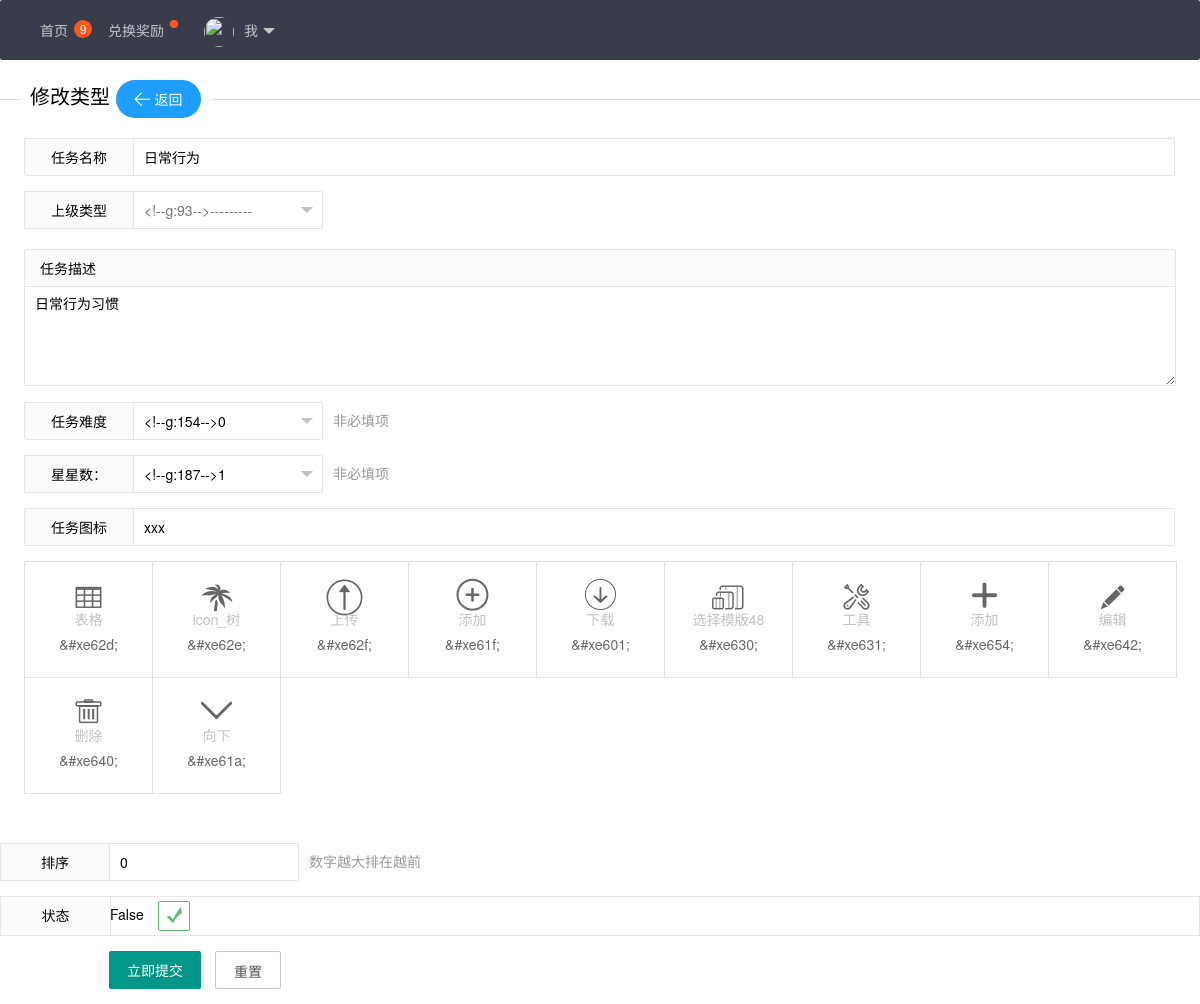
Screenshot of /bkz/typeedit/1 with the database file from the repository.
### v1/models.py (models this page shows)
class Type(MPTTModel):
    tname = models.CharField(u"类别名",max_length=30)
    t_pid = TreeForeignKey("self", blank=True, null=True, related_name="children",verbose_name='上级类型')
    info = models.TextField(u'描述', blank=True)
    difficulty = models.IntegerField(u'难度值', blank=True,default=0)
    star = models.IntegerField(u'星星值', blank=True,default=0)
    icont = models.CharField(u"图标",max_length=30, blank=True)
    sort = models.IntegerField(u'排序值', blank=True, default=30)
    is_delete = models.BooleanField(u'是否删除')
    addtime = models.DateField(u'创建时间')
    uname = models.ForeignKey(Person)
    class MPTTMeta:
        parent_attr = 't_pid'
        order_insertion_by = 'sort'
    def __unicode__(self):
        return self.tname

### v1/views.py (the view, shortened to what this page needs)
# urls.py: url(r'^typeedit/(?P<type_id>[0-9]+)$',views.type_edit,name='typeedit'),
def type_edit(request,type_id):
    typecontent = Type.objects.get(pk=type_id)
    form = typeadd(request.POST or None,initial={'t_pid':typecontent.t_pid})
    numli = [0,1,2,3,4,5,]
    context = {
        'form':form,
        'nodes': typecontent,
        'numli':numli
    }
    return render(request, 'type_edit.html', context,)

### v1/forms.py
class typeadd(ModelForm):
    class Meta:
        model = Type
        fields = "__all__"

### v1/templates/type_edit.html (shortened to what this page needs)
{% extends 'base.html' %}
{% block content %}
<fieldset class="layui-elem-field layui-field-title" style="margin-top: 20px;">
  <legend>修改类型
<a href="{% url 'bkz:typelist' 1 %}" class="layui-btn layui-btn-normal  layui-btn-radius"><i class="layui-icon">&#xe65c;</i>返回</a></legend>
</fieldset>
<form class="layui-form layui-form-pane" action="{% url 'bkz:typeedit' nodes.id %}" method="post">
  <div  style="width:96%; margin:0 auto;">
  <div class="layui-form-item">
    <label class="layui-form-label">任务名称</label>
    <div class="layui-input-block">
      <input type="text" name="tname" autocomplete="off" value="{{ nodes.tname }}" class="layui-input">
    </div>
  </div>
  <div class="layui-form-item">
    <div class="layui-inline">
      <label class="layui-form-label">{{ form.t_pid.label  }}</label>
      <div class="layui-input-inline">
      </div>
    </div>
  </div>
  <div class="layui-form-item layui-form-text">
    <label class="layui-form-label">任务描述</label>
    <div class="layui-input-block">
      <textarea class="layui-textarea"  name="info">{{ nodes.info }}</textarea>
    </div>
  </div>
   <div class="layui-form-item">
    <label class="layui-form-label">任务难度</label>
    <div class="layui-input-inline">
    </div>
    <div class="layui-form-mid layui-word-aux">非必填项</div>
  </div>
  <div class="layui-form-item">
    <label class="layui-form-label">星星数：</label>
    <div class="layui-input-inline">
    </div>
    <div class="layui-form-mid layui-word-aux">非必填项</div>
  </div>
    <div class="layui-form-item">
    <label class="layui-form-label">任务图标</label>
    <div class="layui-input-block">
      <input type="text" name="icont" autocomplete="off" placeholder="icont" value="{{ nodes.icont }}" class="layui-input">
    </div>
  </div>
  <div class="layui-form-item layui-form-text">
    <ul class="site-doc-icon">
      <li>
        <i class="layui-icon">&#xe62d;</i>
        <div class="name">表格</div>
        <div class="code">&amp;#xe62d;</div>
      </li>
      <li>
      <i class="layui-icon">&#xe62e;</i>
      <div class="name">icon_树</div>
      <div class="code">&amp;#xe62e;</div>
      </li>
      <li>
      <i class="layui-icon">&#xe62f;</i>
      <div class="name">上传</div>
      <div class="code">&amp;#xe62f;</div>
      </li>
      <li>
      <i class="layui-icon">&#xe61f;</i>
      <div class="name">添加</div>
      <div class="code">&amp;#xe61f;</div>
      </li>
      <li>
      <i class="layui-icon">&#xe601;</i>
      <div class="name">下载</div>
      <div class="code">&amp;#xe601;</div>
      </li>
      <li>
      <i class="layui-icon">&#xe630;</i>
      <div class="name">选择模版48</div>
      <div class="code">&amp;#xe630;</div>
      </li>
      <li>
      <i class="layui-icon">&#xe631;</i>
      <div class="name">工具</div>
      <div class="code">&amp;#xe631;</div>
      </li>
      <li>
        <i class="layui-icon">&#xe654;</i>
        <div class="name">添加</div>
        <div class="code">&amp;#xe654;</div>
      </li>
      <li>
        <i class="layui-icon">&#xe642;</i>
        <div class="name">编辑</div>
        <div class="code">&amp;#xe642;</div>
      </li>
      <li>
        <i class="layui-icon">&#xe640;</i>
        <div class="name">删除</div>
        <div class="code">&amp;#xe640;</div>
      </li>
      <li>
      <i class="layui-icon">&#xe61a;</i>
      <div class="name">向下</div>
      <div class="code">&amp;#xe61a;</div>
      </li>
    </ul>
    </div>
  </div>
  <div class="layui-form-item">
    <label class="layui-form-label">排序</label>
    <div class="layui-input-inline">
      <input type="text" name="sort" lay-verify="required" value="{{ nodes.sort }}"  class="layui-input">
    </div>
	<div class="layui-form-mid layui-word-aux">数字越大排在越前</div>
  </div>
  <div class="layui-form-item" pane="">
    <label class="layui-form-label">状态</label>
    <div class="layui-input-block">
        {{ nodes.is_delete }}
    </div>
  </div>
  <div class="layui-form-item">
    <div class="layui-input-block">
      <input type="submit" class="layui-btn" lay-submit="" lay-filter="demo1" value="立即提交"></input>
      <button type="reset" class="layui-btn layui-btn-primary">重置</button>
    </div>
  </div>
</form>
{% endblock %}

### v1/static/css/layui.css (style rules this page uses)
.layui-btn,.layui-inline,img { vertical-align:middle }
.layui-btn,.layui-disabled,.layui-icon,.layui-unselect { -webkit-user-select:none;-ms-user-select:none;-moz-user-select:none }
blockquote,body,button,dd,div,dl,dt,form,h1,h2,h3,h4,h5,h6,input,li,ol,p,pre,td,textarea,th,ul { margin:0;padding:0;-webkit-tap-highlight-color:rgba(0,0,0,0) }
li { list-style:none }
button,input,optgroup,option,select,textarea { font-family:inherit;font-size:inherit;font-style:inherit;font-weight:inherit;outline:0 }
.layui-icon { font-family:layui-icon!important;font-size:16px;font-style:normal;-webkit-font-smoothing:antialiased;-moz-osx-font-smoothing:grayscale }
body { line-height:24px;font:14px Helvetica Neue,Helvetica,PingFang SC,\5FAE\8F6F\96C5\9ED1,Tahoma,Arial,sans-serif }
a { color:#333;text-decoration:none }
.layui-inline { position:relative;display:inline-block;*display:inline;*zoom:1 }
.layui-btn,.layui-input,.layui-select,.layui-textarea,.layui-upload-button { outline:0;-webkit-appearance:none;transition:all .3s;-webkit-transition:all .3s;box-sizing:border-box }
.layui-elem-field { margin-bottom:10px;padding:0;border:1px solid #e2e2e2 }
.layui-elem-field legend { margin-left:20px;padding:0 10px;font-size:20px;font-weight:300 }
.layui-field-title { margin:10px 0 20px;border:none;border-top:1px solid #e2e2e2 }
.layui-text em,.layui-word-aux { color:#999!important;padding:0 5px!important }
.layui-btn { display:inline-block;height:38px;line-height:38px;padding:0 18px;background-color:#009688;color:#fff;white-space:nowrap;text-align:center;font-size:14px;border:none;border-radius:2px;cursor:pointer }
.layui-btn+.layui-btn { margin-left:10px }
.layui-btn-radius { border-radius:100px }
.layui-btn .layui-icon { margin-right:3px;font-size:18px;vertical-align:bottom;vertical-align:middle\9 }
.layui-btn-primary { border:1px solid #C9C9C9;background-color:#fff;color:#555 }
.layui-btn-normal { background-color:#1E9FFF }
.layui-input,.layui-select,.layui-textarea { height:38px;line-height:1.3;line-height:38px\9;border:1px solid #e6e6e6;background-color:#fff;border-radius:2px }
.layui-form-label,.layui-form-mid,.layui-textarea { line-height:20px;position:relative }
.layui-input,.layui-textarea { display:block;width:100%;padding-left:10px }
.layui-textarea { min-height:100px;height:auto;padding:6px 10px;resize:vertical }
.layui-form-item { margin-bottom:15px;clear:both;*zoom:1 }
.layui-form-item:after { content:'\20';clear:both;*zoom:1;display:block;height:0 }
.layui-form-label { float:left;display:block;padding:9px 15px;width:80px;font-weight:400;text-align:right }
.layui-form-item .layui-inline { margin-bottom:5px;margin-right:10px }
.layui-input-block,.layui-input-inline { position:relative }
.layui-input-block { margin-left:110px;min-height:36px }
.layui-input-inline { display:inline-block;vertical-align:middle }
.layui-form-item .layui-input-inline { float:left;width:190px;margin-right:10px }
.layui-form-mid { float:left;display:block;padding:8px 0!important;margin-right:10px }
.layui-form-pane .layui-form-label { width:110px;padding:8px 15px;height:38px;line-height:20px;border:1px solid #e6e6e6;border-radius:2px 0 0 2px;text-align:center;background-color:#FBFBFB;overflow:hidden;white-space:nowrap;text-overflow:ellipsis;box-sizing:border-box }
.layui-form-pane .layui-input-inline { margin-left:-1px }
.layui-form-pane .layui-input-block { margin-left:110px;left:-1px }
.layui-form-pane .layui-input { border-radius:0 2px 2px 0 }
.layui-form-pane .layui-form-text .layui-form-label { float:none;width:100%;border-right:1px solid #e6e6e6;border-radius:2px;box-sizing:border-box;text-align:left }
.layui-form-pane .layui-form-text .layui-input-block { margin:0;left:0;top:-1px }
.layui-form-pane .layui-form-text .layui-textarea { min-height:100px;border-radius:0 0 2px 2px }
.layui-form-pane .layui-form-item[pane] { position:relative;border:1px solid #e6e6e6 }
.layui-form-pane .layui-form-item[pane] .layui-form-label { position:absolute;left:0;top:0;height:100%;border-width:0 1px 0 0 }

### v1/static/css/global.css (style rules this page uses)
.site-doc-icon { margin-bottom: 50px; font-size: 0; }
.site-doc-icon li { display: inline-block; vertical-align: middle; width: 127px; line-height: 25px; padding: 20px 0; margin-right: -1px; margin-bottom: -1px; border: 1px solid #e2e2e2; font-size: 14px; text-align: center; color: #666; transition: all .3s; -webkit-transition: all .3s; }
.site-doc-icon li .layui-icon { display: inline-block; font-size: 36px; }
.site-doc-icon li .name { color: #c2c2c2; }

### rows the page displays
Type: tname "日常行为", info "日常行为习惯", icont "xxx", sort "0", is_delete "False"
